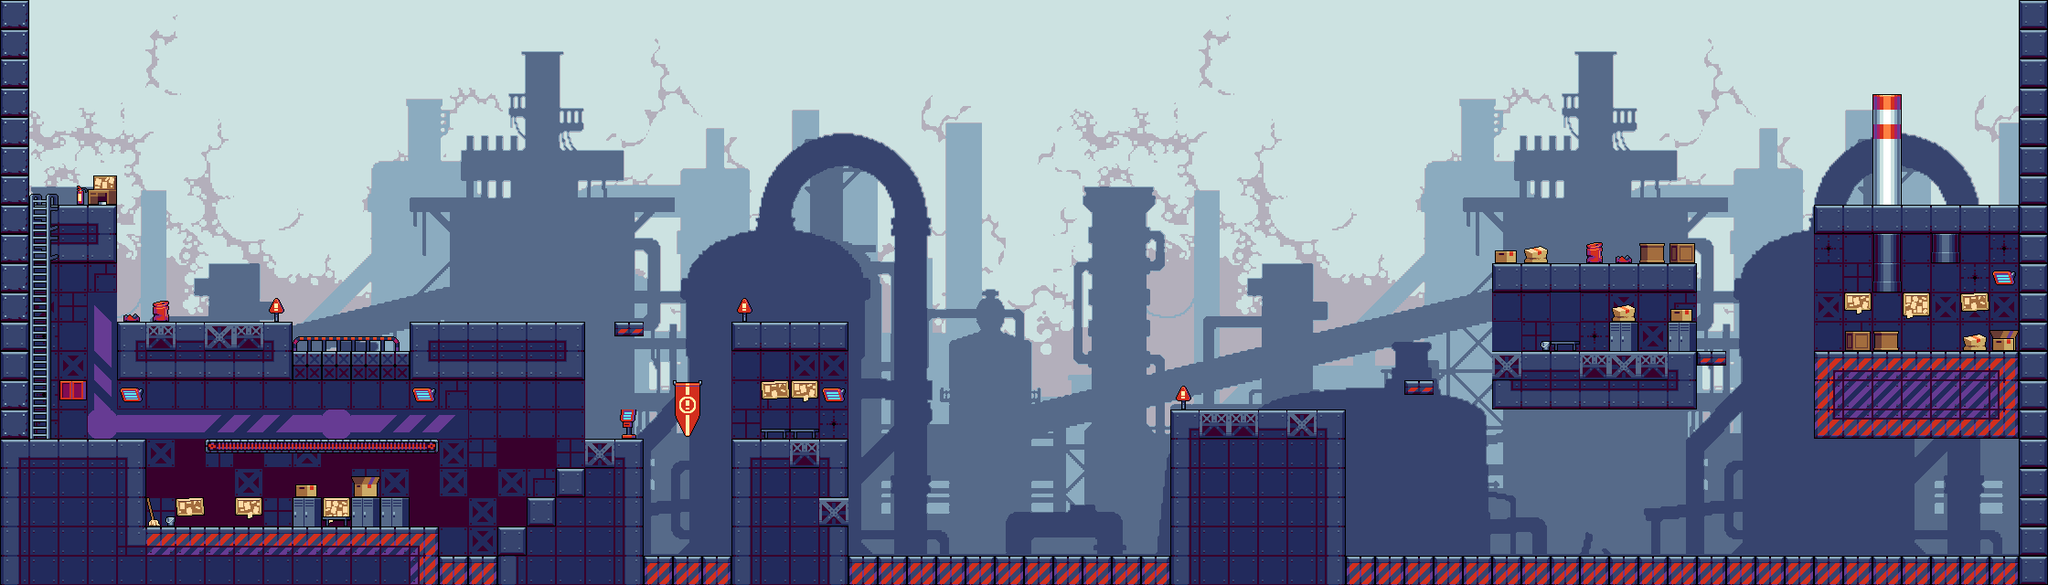

A 2D game scene composited from a Tiled map and its tileset images. What follows is a short description and the map's XML, with each tile layer's data collapsed to a summary:
An orthogonal 70x20 tile map with 32x32 px tiles, 9 tile layers (background, номера, пол, убивающая стена, ...), 6 tilesets and 36 objects (20x wall, end, wall1, hero, ladder, ...).

<map version="1.9" tiledversion="1.9.2" orientation="orthogonal" renderorder="right-down" width="70" height="20" tilewidth="32" tileheight="32" infinite="0" nextlayerid="42" nextobjectid="350">
 <tileset firstgid="1" name="Tiles" tilewidth="32" tileheight="32" tilecount="81" columns="9">
  <image source="Tiles.png" trans="b3afbb" width="288" height="288" />
 </tileset>
 <tileset firstgid="82" name="Objects" tilewidth="32" tileheight="32" tilecount="42" columns="7">
  <image source="Objects.png" trans="b3afbb" width="224" height="192" />
 </tileset>
 <tileset firstgid="124" name="Animated_objects" tilewidth="32" tileheight="32" tilecount="96" columns="12">
  <image source="Animated_objects.png" trans="b3afbb" width="384" height="256" />
  <tile id="0">
   <animation>
    <frame tileid="0" duration="500" />
    <frame tileid="3" duration="500" />
    <frame tileid="6" duration="500" />
    <frame tileid="9" duration="500" />
   </animation>
  </tile>
  <tile id="1">
   <animation>
    <frame tileid="1" duration="500" />
    <frame tileid="4" duration="500" />
    <frame tileid="7" duration="500" />
    <frame tileid="10" duration="500" />
   </animation>
  </tile>
  <tile id="2">
   <animation>
    <frame tileid="2" duration="500" />
    <frame tileid="5" duration="500" />
    <frame tileid="8" duration="500" />
    <frame tileid="11" duration="500" />
   </animation>
  </tile>
  <tile id="12">
   <animation>
    <frame tileid="12" duration="500" />
    <frame tileid="13" duration="500" />
    <frame tileid="14" duration="500" />
    <frame tileid="15" duration="500" />
   </animation>
  </tile>
  <tile id="36">
   <animation>
    <frame tileid="36" duration="500" />
    <frame tileid="37" duration="500" />
    <frame tileid="38" duration="500" />
    <frame tileid="39" duration="500" />
    <frame tileid="40" duration="500" />
    <frame tileid="41" duration="500" />
    <frame tileid="42" duration="500" />
    <frame tileid="43" duration="500" />
   </animation>
  </tile>
  <tile id="48">
   <animation>
    <frame tileid="48" duration="500" />
    <frame tileid="49" duration="500" />
    <frame tileid="50" duration="500" />
    <frame tileid="51" duration="500" />
    <frame tileid="52" duration="500" />
    <frame tileid="53" duration="500" />
    <frame tileid="54" duration="500" />
    <frame tileid="55" duration="500" />
   </animation>
  </tile>
  <tile id="56">
   <animation>
    <frame tileid="56" duration="500" />
    <frame tileid="57" duration="500" />
    <frame tileid="58" duration="500" />
    <frame tileid="59" duration="500" />
   </animation>
  </tile>
 </tileset>
 <tileset firstgid="220" name="Backgroundnew" tilewidth="32" tileheight="32" tilecount="720" columns="36">
  <image source="Backgroundnew.png" width="1152" height="648" />
 </tileset>
 <tileset firstgid="940" name="1" tilewidth="40" tileheight="47" tilecount="1" columns="1">
  <image source="1.png" width="50" height="48" />
 </tileset>
 <tileset firstgid="941" name="Animated_objects 32" tilewidth="32" tileheight="64" tilecount="36" columns="12">
  <image source="Animated_objects 32.png" trans="b3afbb" width="384" height="224" />
  <tile id="12">
   <animation>
    <frame tileid="12" duration="500" />
    <frame tileid="13" duration="500" />
    <frame tileid="14" duration="500" />
    <frame tileid="15" duration="500" />
    <frame tileid="16" duration="500" />
    <frame tileid="17" duration="500" />
    <frame tileid="18" duration="500" />
    <frame tileid="19" duration="500" />
   </animation>
  </tile>
 </tileset>
 <layer id="11" name="background" width="70" height="20">
  <data>[1400 cells, 1400 non-empty, 720 distinct tile ids]</data>
 </layer>
 <layer id="16" name="номера" width="70" height="20">
  <data>[1400 cells, 165 non-empty, 28 distinct tile ids]</data>
 </layer>
 <layer id="15" name="пол" width="70" height="20">
  <data>[1400 cells, 245 non-empty, 33 distinct tile ids]</data>
 </layer>
 <layer id="24" name="убивающая стена" width="70" height="20">
  <data>[1400 cells, 44 non-empty, 3 distinct tile ids]</data>
 </layer>
 <layer id="34" name="конвеер" width="70" height="20">
  <data>[1400 cells, 8 non-empty, 3 distinct tile ids]</data>
 </layer>
 <layer id="35" name="декор" width="70" height="20">
  <data>[1400 cells, 43 non-empty, 26 distinct tile ids]</data>
 </layer>
 <layer id="41" name="капсулы" width="70" height="20">
  <data>[1400 cells, 0 non-empty, 0 distinct tile ids]</data>
 </layer>
 <layer id="36" name="декор2" width="70" height="20">
  <data>[1400 cells, 11 non-empty, 9 distinct tile ids]</data>
 </layer>
 <layer id="37" name="ladder tail" width="70" height="20">
  <data>[1400 cells, 9 non-empty, 3 distinct tile ids]</data>
 </layer>
 <objectgroup id="40" name="end">
  <object id="349" name="end" x="2047" y="319" width="97.5" height="65" />
 </objectgroup>
 <objectgroup id="32" name="wall">
  <object id="312" name="wall" x="-2" y="481" width="161.5" height="158" />
  <object id="314" name="wall" x="160" y="578" width="317" height="60.5" />
  <object id="310" name="wall1" x="-0.642857" y="0.0714286" width="31.1429" height="481.571" />
  <object id="315" name="wall" x="129" y="353" width="190" height="61.5" />
  <object id="316" name="wall" x="65.5" y="225" width="62.5" height="60" />
  <object id="317" name="wall" x="319.5" y="384.607" width="129.167" height="30.7268" />
  <object id="318" name="wall" x="448.5" y="353.5" width="189.5" height="59" />
  <object id="320" name="wall" x="544.833" y="578" width="159.667" height="60.5" />
  <object id="321" name="wall" x="578" y="546.5" width="126.667" height="30" />
  <object id="322" name="wall" x="610" y="514" width="92.5" height="32.6667" />
  <object id="323" name="wall" x="640.5" y="482.5" width="63" height="30" />
  <object id="324" name="wall" x="670.667" y="353.333" width="35.3333" height="13.3333" />
  <object id="325" name="wall" x="802.667" y="353.904" width="124" height="26.7619" />
  <object id="326" name="wall" x="803.333" y="483.333" width="123.333" height="154.667" />
  <object id="328" name="wall" x="1633.33" y="387.333" width="222" height="58" />
  <object id="329" name="wall" x="1633.33" y="288.667" width="222" height="28.6667" />
  <object id="330" name="wall" x="1984.67" y="384.667" width="222.667" height="94.6667" />
  <object id="331" name="wall" x="1983.33" y="223.333" width="223.333" height="33.3333" />
  <object id="332" name="wall" x="2209.33" y="2.66667" width="28.6667" height="637.333" />
  <object id="333" name="wall" x="1855.33" y="386.667" width="33.3333" height="14" />
  <object id="334" name="wall" x="1536.67" y="416" width="32" height="19.3333" />
 </objectgroup>
 <objectgroup id="39" name="hero">
  <object id="347" name="hero" x="64" y="438.667" width="32" height="41" />
 </objectgroup>
 <objectgroup id="27" name="ladder">
  <object id="281" name="ladder" x="32" y="192.047" width="24" height="286.619" />
 </objectgroup>
 <objectgroup id="21" name="конвеер">
  <object id="339" name="конвеер" x="224" y="480" width="256" height="32" />
 </objectgroup>
 <objectgroup id="29" name="капсулы">
  <object id="293" name="capsule_1" x="480" y="305" width="38.5" height="46.5" />
  <object id="294" name="capsule_2" x="601.5" y="304" width="38" height="48" />
  <object id="295" name="capsule_3" x="1408.33" y="400.5" width="38" height="48.5" />
 </objectgroup>
 <objectgroup id="26" name="исчезающий пол">
  <object id="179" name="floor6" x="992" y="544.667" width="30.6667" height="30.6667" />
  <object id="180" name="floor5" x="1089.33" y="512.667" width="31.3333" height="32" />
  <object id="181" name="floor4" x="1185.33" y="480.667" width="30" height="31.3333" />
  <object id="242" name="floor3" x="992" y="354" width="31.3333" height="29.3333" />
  </objectgroup>
 <objectgroup id="25" name="press">
  <!-- 2 objects omitted --></objectgroup>
</map>
<!-- 4 of 36 objects omitted -->
